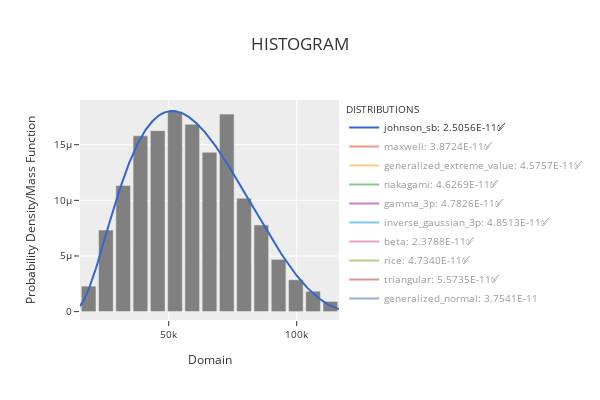

Notebook code for this chart:
### Code cell
phi.plot_histogram_distributions()

### Figure 1 — Plotly figure (JSON) as saved in the notebook; plotly's stock layout.template omitted (floating-point values rounded to 4 significant figures; data arrays with more than 128 entries replaced by an {"elided": "..."} marker saying what was removed)
{"data": [{"marker": {"color": "rgba(128,128,128,1)"}, "name": "Data", "showlegend": false, "type": "bar", "x": [18700.0, 25450.0, 32200.0, 38950.0, 45690.0, 52440.0, 59190.0, 65940.0, 72680.0, 79430.0, 86180.0, 92930.0, 99680.0, 106400.0, 113200.0], "y": [2.291e-06, 7.33e-06, 1.134e-05, 1.58e-05, 1.626e-05, 1.798e-05, 1.684e-05, 1.432e-05, 1.775e-05, 1.019e-05, 7.788e-06, 4.696e-06, 2.863e-06, 1.832e-06, 9.162e-07]}, {"line": {"color": "#3366CC", "width": 2}, "mode": "lines", "name": "johnson_sb: 2.5056E-11✅", "type": "scatter", "visible": true, "x": {"elided": "1000 float values"}, "y": {"elided": "1000 float values"}}, {"line": {"color": "#DC3912", "width": 2}, "mode": "lines", "name": "maxwell: 3.8724E-11✅", "type": "scatter", "visible": "legendonly", "x": {"elided": "1000 float values"}, "y": {"elided": "1000 float values"}}, {"line": {"color": "#FF9900", "width": 2}, "mode": "lines", "name": "generalized_extreme_value: 4.5757E-11✅", "type": "scatter", "visible": "legendonly", "x": {"elided": "1000 float values"}, "y": {"elided": "1000 float values"}}, {"line": {"color": "#109618", "width": 2}, "mode": "lines", "name": "nakagami: 4.6269E-11✅", "type": "scatter", "visible": "legendonly", "x": {"elided": "1000 float values"}, "y": {"elided": "1000 float values"}}, {"line": {"color": "#990099", "width": 2}, "mode": "lines", "name": "gamma_3p: 4.7826E-11✅", "type": "scatter", "visible": "legendonly", "x": {"elided": "1000 float values"}, "y": {"elided": "1000 float values"}}, {"line": {"color": "#0099C6", "width": 2}, "mode": "lines", "name": "inverse_gaussian_3p: 4.8513E-11✅", "type": "scatter", "visible": "legendonly", "x": {"elided": "1000 float values"}, "y": {"elided": "1000 float values"}}, {"line": {"color": "#DD4477", "width": 2}, "mode": "lines", "name": "beta: 2.3788E-11✅", "type": "scatter", "visible": "legendonly", "x": {"elided": "1000 float values"}, "y": {"elided": "1000 float values"}}, {"line": {"color": "#66AA00", "width": 2}, "mode": "lines", "name": "rice: 4.7340E-11✅", "type": "scatter", "visible": "legendonly", "x": {"elided": "1000 float values"}, "y": {"elided": "1000 float values"}}, {"line": {"color": "#B82E2E", "width": 2}, "mode": "lines", "name": "triangular: 5.5735E-11✅", "type": "scatter", "visible": "legendonly", "x": {"elided": "1000 float values"}, "y": {"elided": "1000 float values"}}, {"line": {"color": "#316395", "width": 2}, "mode": "lines", "name": "generalized_normal: 3.7541E-11", "type": "scatter", "visible": "legendonly", "x": {"elided": "1000 float values"}, "y": {"elided": "1000 float values"}}], "layout": {"bargap": 0.15, "height": 400, "legend": {"font": {"size": 10}, "orientation": "v", "title": {"font": {"size": 10}, "text": "DISTRIBUTIONS"}, "xanchor": "left", "y": 1, "yanchor": "auto"}, "title": {"text": "HISTOGRAM"}, "width": 600, "xaxis": {"tickfont": {"size": 10}, "title": {"font": {"size": 12}, "text": "Domain"}}, "yaxis": {"tickfont": {"size": 10}, "title": {"font": {"size": 12}, "text": "Probability Density/Mass Function"}}}}
